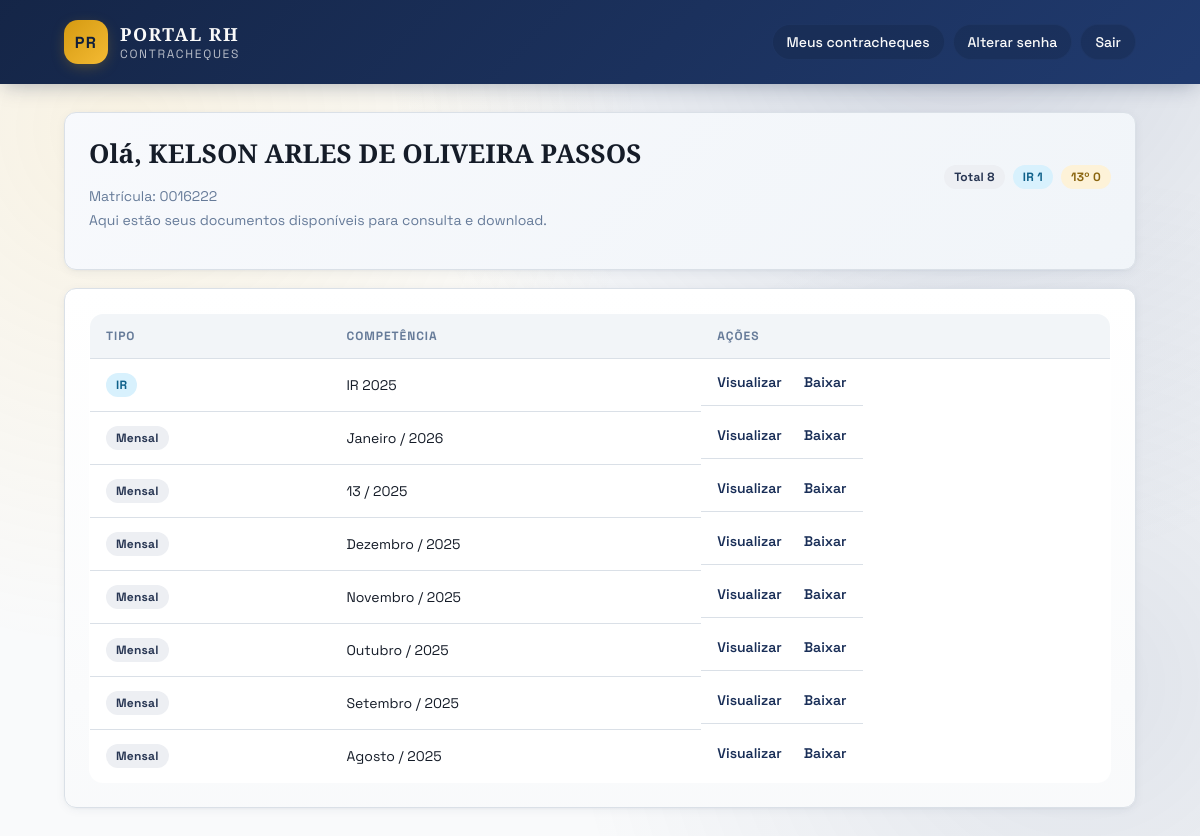
The app's page /dashboard (signed in) with its own data.
### tables this page shows
CREATE TABLE users (
    id INTEGER PRIMARY KEY AUTOINCREMENT,
    matricula TEXT NOT NULL UNIQUE,
    nome TEXT,
    password_hash TEXT NOT NULL,
    must_change_password INTEGER NOT NULL DEFAULT 1
, cpf TEXT, department TEXT, position TEXT, email TEXT, is_admin INTEGER NOT NULL DEFAULT 0, last_login_at TEXT, complemento TEXT);

CREATE TABLE payslips (
    id INTEGER PRIMARY KEY AUTOINCREMENT,
    user_id INTEGER NOT NULL,
    referencia TEXT NOT NULL,
    file_path TEXT NOT NULL, file_name TEXT, issued_by_admin INTEGER NOT NULL DEFAULT 0, viewed_at TEXT, downloaded_at TEXT,
    UNIQUE(user_id, referencia),
    FOREIGN KEY (user_id) REFERENCES users(id) ON DELETE CASCADE
);

### app_sqlite.py (the view)
@app.route("/dashboard")
@login_required
def dashboard():
    uid = current_user_id()
    conn = get_db()
    cur = conn.cursor()
    cur.execute("SELECT matricula, COALESCE(nome,'') FROM users WHERE id=?", (uid,))
    row = cur.fetchone()
    matricula = row[0] if row else ""
    nome = row[1] or "Nome não cadastrado"
    cur.execute(
        """
        SELECT id, referencia, file_path
        FROM payslips
        WHERE user_id=?
        ORDER BY (referencia IS NULL) ASC, referencia DESC, id DESC
        """,
        (uid,)
    )
    payslips = cur.fetchall()
    cur.close()
    conn.close()
    months = {
        "01": "Janeiro", "02": "Fevereiro", "03": "Março", "04": "Abril",
        "05": "Maio", "06": "Junho", "07": "Julho", "08": "Agosto",
        "09": "Setembro", "10": "Outubro", "11": "Novembro", "12": "Dezembro",
    }
    def format_ref(ref: str) -> str:
        ref = ref or ""
        if ref.startswith("IR-") and len(ref) >= 6:
            return f"IR {ref[3:]}"
        if ref.startswith("13-") and len(ref) >= 6:
            return f"13º {ref[3:]}"
        parts = ref.split("-")
        if len(parts) == 2 and parts[0].isdigit():
            year, month = parts
            return f"{months.get(month, month)} / {year}"
        return ref or "sem-ref"
    normalized = []
    total = 0
    total_ir = 0
    total_13 = 0
    for pid, ref, file_path in payslips:
        abs_path = _normalize_to_abs(file_path)
        total += 1
        if (ref or "").startswith("IR-"):
            total_ir += 1
        elif (ref or "").startswith("13-"):
            total_13 += 1
        normalized.append({
            "id": pid,
            "referencia": ref or "sem-ref",
            "label": format_ref(ref or ""),
            "abs_path": abs_path
        })
    return render_template("dashboard.html",
                           payslips=normalized,
                           total=total,
                           total_ir=total_ir,
                           total_13=total_13,
                           matricula=matricula,
                           nome=nome)

### app_sqlite.py (called while the page is built)
def get_db():
    conn = sqlite3.connect(DB_PATH)
    conn.row_factory = sqlite3.Row
    conn.execute("PRAGMA journal_mode=WAL;")
    conn.execute("PRAGMA synchronous=NORMAL;")
    conn.execute("PRAGMA foreign_keys=ON;")
    return conn

def _normalize_to_abs(p: str) -> str:
    p = (p or "").replace("\\", "/")
    P = Path(p)
    if not P.is_absolute():
        P = Path(os.getcwd()) / P
    return str(P.resolve())

def current_user_id():
    return session.get("user_id")

def login_required(fn):
    from functools import wraps
    @wraps(fn)
    def wrapper(*args, **kwargs):
        if not current_user_id():
            return redirect(url_for("login"))
        return fn(*args, **kwargs)
    return wrapper

### templates/dashboard.html
{% extends "base.html" %}
{% block content %}
<section class="card-elevated dashboard-hero">
  <div class="hero-header">
    <div>
      <h2 class="page-title">Ol&aacute;, {{ nome }}</h2>
      <p class="muted-text">Matr&iacute;cula: {{ matricula }}</p>
    </div>
    <div class="hero-badges">
      <span class="badge badge-neutral">Total {{ total }}</span>
      <span class="badge badge-ir">IR {{ total_ir }}</span>
      <span class="badge badge-13">13&ordm; {{ total_13 }}</span>
    </div>
  </div>
  <p class="page-subtitle">Aqui est&atilde;o seus documentos dispon&iacute;veis para consulta e download.</p>
</section>
<section class="card-elevated dashboard-card">
  {% if payslips %}
  <table class="table">
    <thead>
      <tr>
        <th>Tipo</th>
        <th>Compet&ecirc;ncia</th>
        <th class="text-right">A&ccedil;&otilde;es</th>
      </tr>
    </thead>
    <tbody>
    {% for p in payslips %}
      <tr class="payslip-row">
        <td>
          {% if p.referencia.startswith('IR-') %}
            <span class="badge badge-ir">IR</span>
          {% elif p.referencia.startswith('13-') %}
            <span class="badge badge-13">13&ordm;</span>
          {% else %}
            <span class="badge badge-neutral">Mensal</span>
          {% endif %}
        </td>
        <td>{{ p.label }}</td>
        <td class="action-links text-right">
          <a href="{{ url_for('view_pdf', path=p.abs_path, pid=p.id) }}" target="_blank">Visualizar</a>
          <a href="{{ url_for('download_pdf', path=p.abs_path, pid=p.id) }}">Baixar</a>
        </td>
      </tr>
    {% endfor %}
    </tbody>
  </table>
  {% else %}
  <div class="empty-state">N&atilde;o h&aacute; documentos dispon&iacute;veis.</div>
  {% endif %}
</section>
{% endblock %}

### static/style.css (style rules this page uses)
:root { --background: 210 20% 98%; --foreground: 220 30% 12%; --card: 0 0% 100%; --card-foreground: 220 30% 12%; --primary: 220 55% 22%; --primary-foreground: 0 0% 98%; --gold: 42 85% 48%; --gold-light: 42 90% 62%; --gold-foreground: 220 55% 15%; --secondary: 210 30% 94%; --muted: 210 25% 92%; --muted-foreground: 215 20% 50%; --success: 142 71% 38%; --warning: 38 92% 50%; --destructive: 0 72% 51%; --border: 214 20% 88%; --ring: 220 55% 22%; --radius: 0.75rem; --shadow-card: 0 2px 12px -2px hsl(220 55% 22% / 0.08), 0 1px 4px -1px hsl(220 55% 22% / 0.06); --shadow-nav: 0 4px 20px -4px hsl(220 55% 18% / 0.35); --shadow-gold: 0 4px 16px -4px hsl(42 85% 48% / 0.4); --gradient-hero: linear-gradient(135deg, hsl(220 55% 18%) 0%, hsl(220 55% 28%) 100%); --gradient-gold: linear-gradient(135deg, hsl(42 85% 45%) 0%, hsl(42 90% 58%) 100%); --gradient-card: linear-gradient(180deg, hsl(0 0% 100%) 0%, hsl(210 25% 98%) 100%); --font-sans: "Space Grotesk", "Segoe UI", system-ui, -apple-system, Arial, sans-serif; --font-serif: "Source Serif 4", "Times New Roman", serif; }
* { box-sizing: border-box; }
body { margin: 0; min-height: 100vh; font-family: var(--font-sans); background: hsl(var(--background)); color: hsl(var(--foreground)); }
body::before { content: ""; position: fixed; inset: 0; background: radial-gradient(circle at 10% 15%, hsl(42 90% 58% / 0.12), transparent 40%), radial-gradient(circle at 80% 0%, hsl(220 55% 28% / 0.18), transparent 45%), radial-gradient(circle at 90% 80%, hsl(220 55% 28% / 0.12), transparent 40%); pointer-events: none; z-index: -1; }
a { color: inherit; text-decoration: none; }
.text-right { text-align: right; }
.muted-text { color: hsl(var(--muted-foreground)); font-size: 14px; }
.page-title { font-family: var(--font-serif); font-size: 26px; margin: 0 0 16px; }
.page-subtitle { margin: -8px 0 18px; color: hsl(var(--muted-foreground)); font-size: 14px; }
.card-elevated { background: var(--gradient-card); border: 1px solid hsl(var(--border)); border-radius: var(--radius); box-shadow: var(--shadow-card); }
.dashboard-card { padding: 24px; animation: fade-in 0.35s ease; }
.dashboard-hero { padding: 22px 24px; margin-bottom: 18px; background: linear-gradient(135deg, hsl(220 50% 98%) 0%, hsl(210 40% 96%) 100%); }
.hero-header { display: flex; align-items: center; justify-content: space-between; flex-wrap: wrap; gap: 12px; }
.hero-badges { display: flex; flex-wrap: wrap; gap: 8px; }
.table { width: 100%; border-collapse: collapse; overflow: hidden; border-radius: 14px; border: 1px solid hsl(var(--border)); background: hsl(var(--card)); }
.table th, .table td { padding: 14px 16px; text-align: left; border-bottom: 1px solid hsl(var(--border)); font-size: 14px; }
.table th { text-transform: uppercase; letter-spacing: 0.08em; font-size: 12px; color: hsl(var(--muted-foreground)); background: hsl(210 30% 96%); }
.table tr:last-child td { border-bottom: none; }
.action-links a { color: hsl(var(--primary)); font-weight: 600; margin-right: 10px; }
.action-links a:last-child { margin-right: 0; }
.action-links { display: inline-flex; gap: 12px; }
.badge { display: inline-flex; align-items: center; justify-content: center; padding: 4px 10px; border-radius: 999px; font-size: 12px; font-weight: 700; letter-spacing: 0.02em; }
.badge-neutral { background: hsl(220 20% 94%); color: hsl(220 35% 24%); }
.badge-ir { background: hsl(200 90% 92%); color: hsl(200 80% 30%); }
.badge-13 { background: hsl(42 90% 92%); color: hsl(42 80% 30%); }

### records on screen
users: nome "KELSON ARLES DE OLIVEIRA PASSOS", matricula "0016222"
payslips: referencia "IR", label "IR 2025"
payslips: referencia "Mensal", label "Janeiro / 2026"
payslips: referencia "Mensal", label "13 / 2025"
payslips: referencia "Mensal", label "Dezembro / 2025"
payslips: referencia "Mensal", label "Novembro / 2025"
payslips: referencia "Mensal", label "Outubro / 2025"
payslips: referencia "Mensal", label "Setembro / 2025"
payslips: referencia "Mensal", label "Agosto / 2025"

### other values on screen
{{ total }} "8"
{{ total_ir }} "1"
{{ total_13 }} "0"
